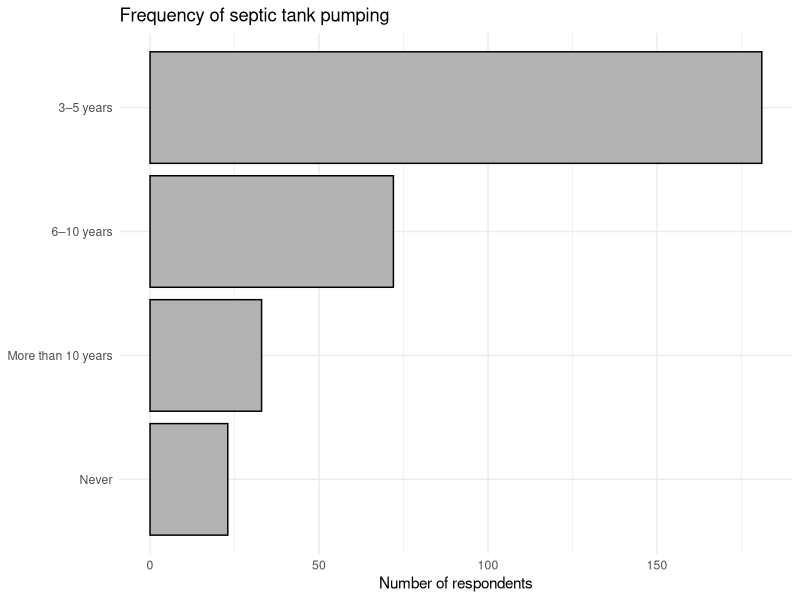
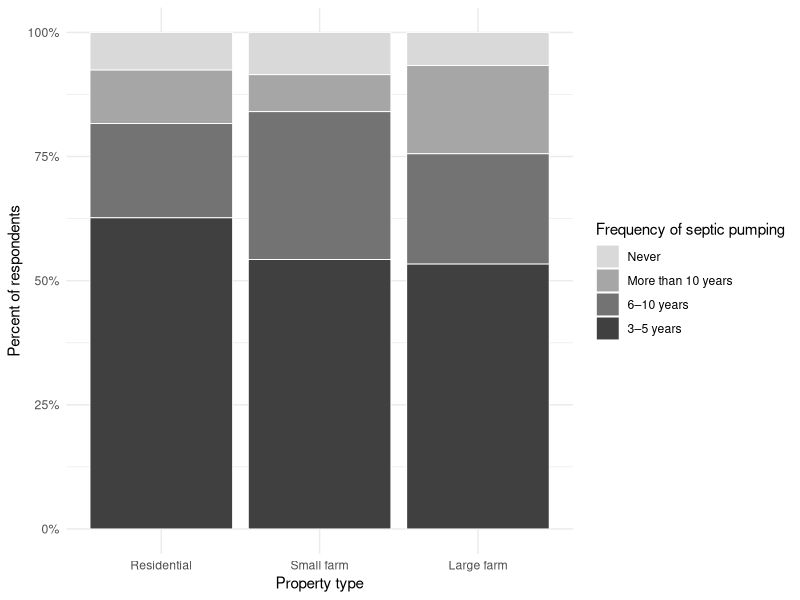
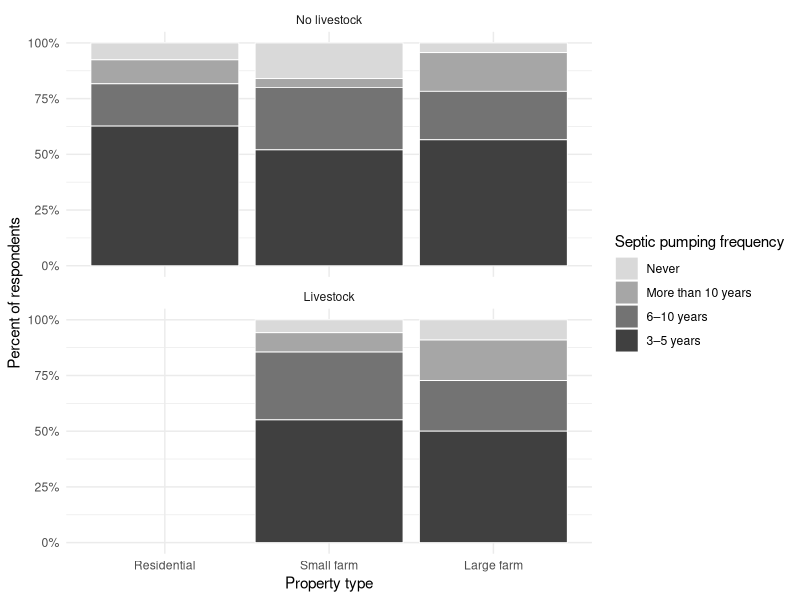

Write the R code that produced these figures, in order.
## ---- chunk 1
library(tidyverse)

data <- read_csv("demo_data.csv")

plot_data <- data %>%
  mutate(
    SEPTICPUMP_f = factor(
      SEPTICPUMP,
      levels = c(0, 1, 2, 3),
      labels = c("Never", "More than 10 years", "6–10 years", "3–5 years")
      )
    )

ggplot(plot_data %>% drop_na(SEPTICPUMP_f), aes(y = SEPTICPUMP_f)) +
  geom_bar(color = "black", fill = "grey70") +
  labs(
    title = "Frequency of septic tank pumping",
    y = NULL,
    x = "Number of respondents"
    ) +
  theme_minimal()
## ---- chunk 2
plot_data <- plot_data %>%
  mutate(
      TYPE_f = factor(
      TYPE,
      levels = c(1, 2, 3),
      labels = c("Residential", "Small farm", "Large farm")
      )
    ) 

ggplot(plot_data %>% drop_na(SEPTICPUMP_f, TYPE_f),
  aes(x = TYPE_f, fill = SEPTICPUMP_f)) +
  geom_bar(position = "fill", color = "white", linewidth = 0.3) +
  scale_fill_manual(
    values = c(
      "Never" = "#d9d9d9",
      "More than 10 years" = "#a6a6a6",
      "6–10 years" = "#737373",
      "3–5 years" = "#404040"
    )
  ) +
  scale_y_continuous(labels = scales::percent) +
  labs(
    fill = "Frequency of septic pumping",
    y = "Percent of respondents",
    x = "Property type"
    ) +
  theme_minimal()
## ---- chunk 3
plot_data <- plot_data %>%
  mutate(
      ANIMALS_f = factor(
      ANIMALS,
      levels = c(0, 1),
      labels = c("No livestock", "Livestock")
      )
    ) 

ggplot(plot_data %>% drop_na(SEPTICPUMP_f, TYPE_f, ANIMALS_f),
       aes(x = TYPE_f, fill = SEPTICPUMP_f)) +
  geom_bar(position = "fill", color = "white", linewidth = 0.3) +
  facet_wrap(~ANIMALS_f, ncol = 1) +
  scale_fill_manual(
    values = c(
      "Never" = "#d9d9d9",
      "More than 10 years" = "#a6a6a6",
      "6–10 years" = "#737373",
      "3–5 years" = "#404040"
    )
  ) +
  scale_y_continuous(labels = scales::percent) +
  labs(
    x = "Property type",
    y = "Percent of respondents",
    fill = "Septic pumping frequency"
  ) +
  theme_minimal()
